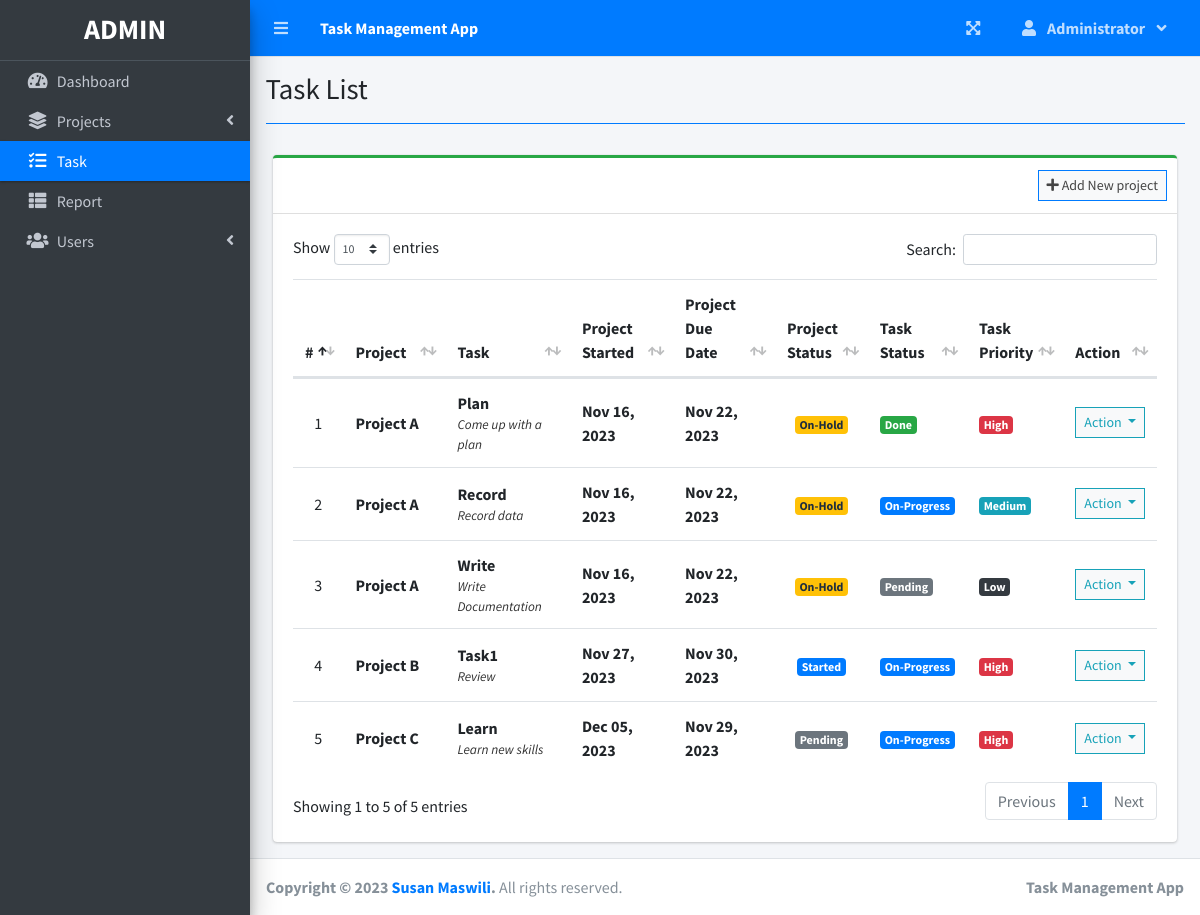
The app's page /index.php?page=task_list (signed in) with its own data.
### tables this page shows
CREATE TABLE `task_list` (
  `id` int(30) NOT NULL,
  `project_id` int(30) NOT NULL,
  `task` varchar(200) NOT NULL,
  `description` text NOT NULL,
  `status` tinyint(4) NOT NULL,
  `date_created` datetime NOT NULL DEFAULT current_timestamp(),
  `priority` tinyint(255) DEFAULT NULL
);

CREATE TABLE `project_list` (
  `id` int(30) NOT NULL,
  `name` varchar(200) NOT NULL,
  `description` text NOT NULL,
  `status` tinyint(2) NOT NULL,
  `start_date` date NOT NULL,
  `end_date` date NOT NULL,
  `manager_id` int(30) NOT NULL,
  `user_ids` text NOT NULL,
  `date_created` datetime NOT NULL DEFAULT current_timestamp()
);

### task_list.php (the view, shortened to what this page needs)
<?php include'db_connect.php' ?>
<div class="col-lg-12">
	<div class="card card-outline card-success">
		<div class="card-header">
			<div class="card-tools">
				<a class="btn btn-block btn-sm btn-default btn-flat border-primary" href="./index.php?page=new_project"><i class="fa fa-plus"></i> Add New project</a>
			</div>
		</div>
		<div class="card-body">
			<table class="table tabe-hover table-condensed" id="list">
				<colgroup>
					<col width="5%">
					<col width="15%">
					<col width="20%">
					<col width="15%">
					<col width="15%">
					<col width="10%">
					<col width="10%">
					<col width="10%">
				</colgroup>
				<thead>
					<tr>
						<th class="text-center">#</th>
						<th>Project</th>
						<th>Task</th>
						<th>Project Started</th>
						<th>Project Due Date</th>
						<th>Project Status</th>
						<th>Task Status</th>
						<th>Task Priority</th>
						<th>Action</th>
					</tr>
				</thead>
				<tbody>
					<?php
					$i = 1;
					$where = "";
					$stat = array("Pending","Started","On-Progress","On-Hold","Over Due","Done");
					$qry = $conn->query("SELECT t.*,p.name as pname,p.start_date,p.status as pstatus, p.end_date,p.id as pid FROM task_list t inner join project_list p on p.id = t.project_id $where order by p.name asc");
					while($row= $qry->fetch_assoc()):
						$trans = get_html_translation_table(HTML_ENTITIES,ENT_QUOTES);
						unset($trans["\""], $trans["<"], $trans[">"], $trans["<h2"]);
						$desc = strtr(html_entity_decode($row['description']),$trans);
						$desc=str_replace(array("<li>","</li>"), array("",", "), $desc);
		                $cprog = $conn->query("SELECT * FROM task_list where project_id = {$row['pid']} and status = 3")->num_rows;
		                $prod = $conn->query("SELECT * FROM user_productivity where project_id = {$row['pid']}")->num_rows;
		                if($row['pstatus'] == 0 && strtotime(date('Y-m-d')) >= strtotime($row['start_date'])):
		                if($prod  > 0  || $cprog > 0)
		                  $row['pstatus'] = 2;
		                else
		                  $row['pstatus'] = 1;
		                elseif($row['pstatus'] == 0 && strtotime(date('Y-m-d')) > strtotime($row['end_date'])):
		                $row['pstatus'] = 4;
		                endif;
					?>
					<tr>
						<td class="text-center"><?php echo $i++ ?></td>
						<td>
							<p><b><?php echo ucwords($row['pname']) ?></b></p>
						</td>
						<td>
							<p><b><?php echo ucwords($row['task']) ?></b></p>
							<p class="truncate"><?php echo strip_tags($desc) ?></p>
						</td>
						<td><b><?php echo date("M d, Y",strtotime($row['start_date'])) ?></b></td>
						<td><b><?php echo date("M d, Y",strtotime($row['end_date'])) ?></b></td>
						<td class="text-center">
							<?php
							  if($stat[$row['pstatus']] =='Pending'){
							  	echo "<span class='badge badge-secondary'>{$stat[$row['pstatus']]}</span>";
							  }elseif($stat[$row['pstatus']] =='Started'){
							  	echo "<span class='badge badge-primary'>{$stat[$row['pstatus']]}</span>";
							  }elseif($stat[$row['pstatus']] =='On-Progress'){
							  	echo "<span class='badge badge-info'>{$stat[$row['pstatus']]}</span>";
							  }elseif($stat[$row['pstatus']] =='On-Hold'){
							  	echo "<span class='badge badge-warning'>{$stat[$row['pstatus']]}</span>";
							  }elseif($stat[$row['pstatus']] =='Over Due'){
							  	echo "<span class='badge badge-danger'>{$stat[$row['pstatus']]}</span>";
							  }elseif($stat[$row['pstatus']] =='Done'){
							  	echo "<span class='badge badge-success'>{$stat[$row['pstatus']]}</span>";
							  }
							?>
						</td>
						<td>
                        	<?php
                        	if($row['status'] == 1){
						  		echo "<span class='badge badge-secondary'>Pending</span>";
                        	}elseif($row['status'] == 2){
						  		echo "<span class='badge badge-primary'>On-Progress</span>";
                        	}elseif($row['status'] == 3){
						  		echo "<span class='badge badge-success'>Done</span>";
                        	}
                        	?>
                        </td>
						<td>
                        	<?php
                        	if($row['priority'] == 8){
						  		echo "<span class='badge badge-dark'>Low</span>";
                        	}elseif($row['priority'] == 9){
						  		echo "<span class='badge badge-info'>Medium</span>";
                        	}elseif($row['priority'] == 10){
						  		echo "<span class='badge badge-danger'>High</span>";
                        	}
                        	?>
                        </td>
						<td class="text-center">
							<button type="button" class="btn btn-default btn-sm btn-flat border-info wave-effect text-info dropdown-toggle" data-toggle="dropdown" aria-expanded="true">
		                      Action
		                    </button>
						</td>
					</tr>
				<?php endwhile; ?>
				</tbody>
			</table>
		</div>
	</div>
</div>

### task_list.php (style rules this page uses)
table p { margin: unset !important; }
table td { vertical-align: middle !important }

### records on screen
task_list: project_list.name "Project A", task "Plan", description "Come up with a plan", project_list.start_date "Nov 16, 2023", project_list.end_date "Nov 22, 2023", project_list.status "On-Hold", status "Done", priority "High"
task_list: project_list.name "Project A", task "Record", description "Record data", project_list.start_date "Nov 16, 2023", project_list.end_date "Nov 22, 2023", project_list.status "On-Hold", status "On-Progress", priority "Medium"
task_list: project_list.name "Project A", task "Write", description "Write Documentation", project_list.start_date "Nov 16, 2023", project_list.end_date "Nov 22, 2023", project_list.status "On-Hold", status "Pending", priority "Low"
task_list: project_list.name "Project B", task "Task1", description "Review", project_list.start_date "Nov 27, 2023", project_list.end_date "Nov 30, 2023", pstatus "Started", status "On-Progress", priority "High"
task_list: project_list.name "Project C", task "Learn", description "Learn new skills", project_list.start_date "Dec 05, 2023", project_list.end_date "Nov 29, 2023", project_list.status "Pending", status "On-Progress", priority "High"

### other values on screen
$_SESSION['system']['name'] "Task Management App"
$_SESSION['login_firstname'] "Administrator"
$title "Task List"
